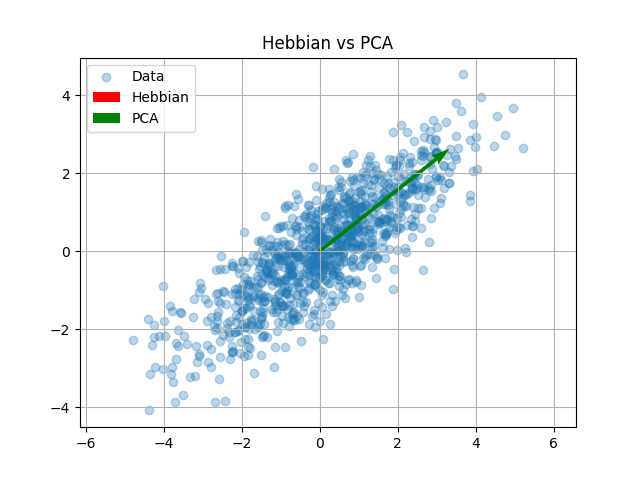

Source code (Python):
import numpy as np
import matplotlib.pyplot as plt
from sklearn.decomposition import PCA

# Generate data
data = np.random.multivariate_normal([0, 0], [[3, 2], [2, 2]], 1000)

# Hebbian neuron model
class HebbianNeuron:
    def __init__(self, input_dim, lr=0.01):
        self.weights = np.random.randn(input_dim)
        self.lr = lr

    def train(self, data, epochs=10):
        for _ in range(epochs):
            for x in data:
                y = np.dot(self.weights, x)
                self.weights += self.lr * y * x

# Train neuron
neuron = HebbianNeuron(input_dim=2)
neuron.train(data)

# Extract principal component
pca_component = PCA(n_components=1).fit(data).components_[0]

# Normalize weights and component
w_norm = neuron.weights / np.linalg.norm(neuron.weights)
pca_norm = pca_component / np.linalg.norm(pca_component)

# Output and visualization
print("Neuron Weights:", w_norm)
print("PCA Component:", pca_norm)

plt.scatter(data[:, 0], data[:, 1], alpha=0.3, label="Data")
plt.quiver(0, 0, w_norm[0], w_norm[1], color='r', scale=3, label="Hebbian")
plt.quiver(0, 0, pca_norm[0], pca_norm[1], color='g', scale=3, label="PCA")
plt.legend(), plt.title("Hebbian vs PCA")
plt.axis('equal'), plt.grid(), plt.savefig("HebbianPCA.png")
